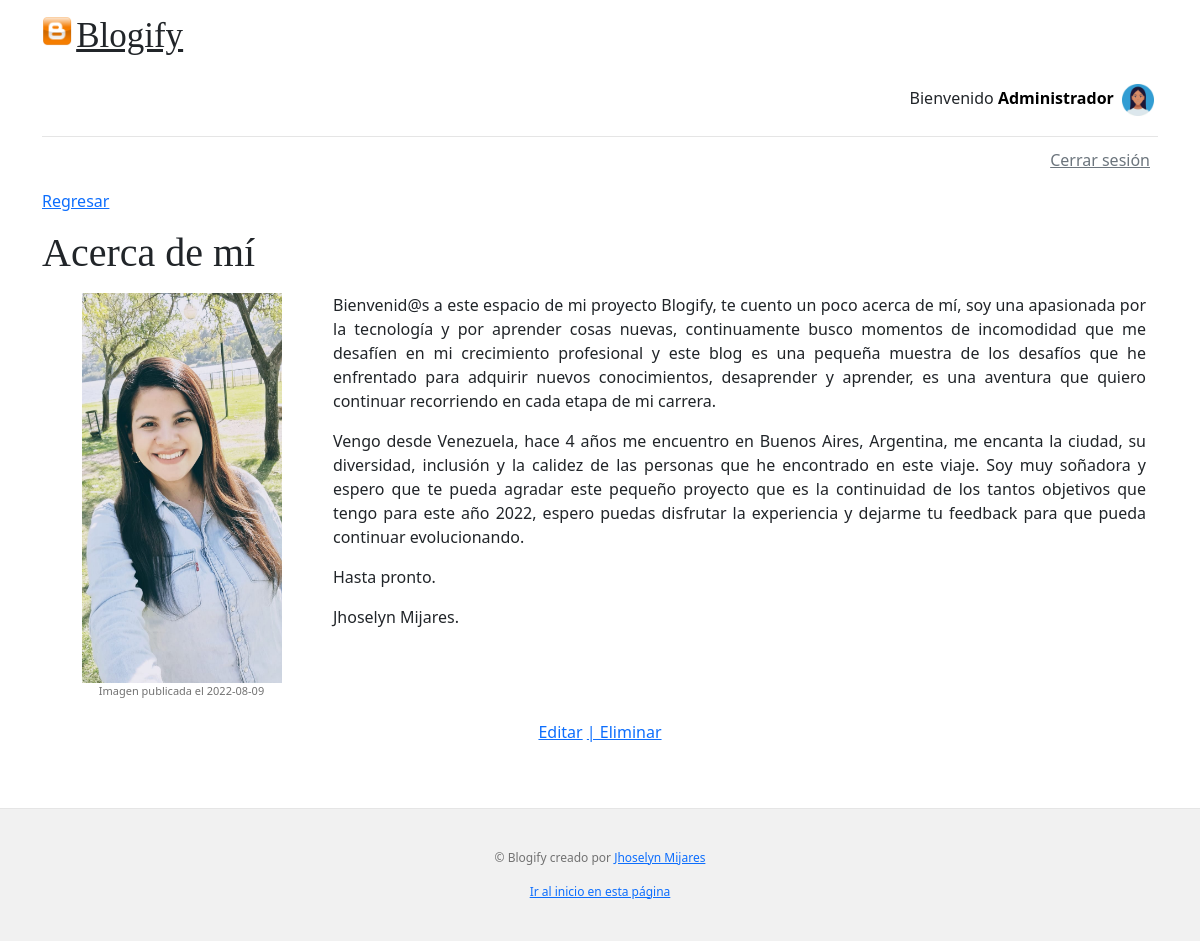
Page /blogify/acerca-de-mi (signed in) on the committed database.
### accounts/models.py (models this page shows, shortened)
class Profile(models.Model):
    user = models.OneToOneField(User, on_delete=models.CASCADE, primary_key=True)
    description = models.CharField(max_length=400,null=True)
    image = models.ForeignKey(Image, on_delete=models.RESTRICT,blank=True,null=True)
    url_site = models.CharField(max_length=200,null=True)

### blogs/models.py (models this page shows, shortened)
class Image(models.Model):
    title = models.CharField(max_length=200)
    image = models.ImageField(upload_to='users/%Y/%m/%d/', blank=True)
    creation = models.DateTimeField(auto_now=True)

class Page(models.Model):
    title = models.CharField(max_length=200)
    content = RichTextField(blank=True)
    image = models.ForeignKey(Image, on_delete=models.RESTRICT,blank=True,null=True)

### blogify/views.py (the view)
# urls.py: path('blogify/acerca-de-mi', views.AboutMeListView.as_view(), name = "AboutMe"),
class AboutMeListView(ListView):
    model = Page
    template_name = "about_me.html"
    def get_context_data(self, **kwargs):
        context = super().get_context_data(**kwargs)
        set_user_context(self.request,context)
        context['pages'] = Page.objects.filter().order_by('-id')
        set_header_menu_comtext(context, False)
        return context

### blogify/views.py (called while the page is built)
def set_user_context(request, context):
    context["is_authenticated"] = request.user.is_authenticated
    if hasattr(request.user, 'first_name') and request.user.first_name != "":
        context["greeting"] = request.user.first_name
    else:
        context["greeting"] = request.user
    context["profile"] = Profile.objects.filter(user__username=request.user.username).first()

def set_header_menu_comtext(context, option):
    context["is_img"] = option
    context["is_show"] = option

### blogs/templates/about_me.html (shortened to what this page needs)
{% extends "base.html" %}
{% block content %}
<main class="container">
    <div class="row g-5">
        <div class="col-md-12">
            <a href="{% url 'Home' %}">Regresar</a>
            {% for page in pages %}
            <article class="blog-post">
                <h2 class="blog-post-title mb-1">{{page.title}}</h2>
                <div class="container text-center">
                    <div class="row">
                      <div class="col col-3">
                        {% if page.image.image is not None%}
                        <div>
                            <img src="/media/{{page.image.image}}" title="{{page.image.title}}" style="max-width: 200px;" />
                            <p class="blog-post-meta" style="width:100%;font-size: 11px;">
                                Imagen publicada el {{page.image.creation|date:'Y-m-d'}}
                            </p>
                        </div>
                        {% endif %}
                      </div>
                      <div class="col col-9" style="text-align: justify;">
                        {% autoescape off %}
                        {{page.content}}
                        {% endautoescape %}
                      </div>
                      <div>
                        {% if is_authenticated == True and user.username == "user.admin" %}
                        <a href="{% url 'AboutMeUpdate' page.id %}">Editar</a>
                        <a href="{% url 'AboutMeDelete' page.id %}">| Eliminar</a>
                        {% endif %}
                    </div>
                    </div>
                  </div>
            </article>
            {% endfor %}
        </div>
    </div>
</main>
{% endblock %}

### blogs/templates/header.html (shortened to what this page needs)
<div class="container">
    <header class="blog-header lh-1 py-3">
        <div class="row flex-nowrap justify-content-between align-items-center">
            <div class="col-12">
                <img class="mb-4" src="/media/blogify.png"  height="30">
                <a class="blog-header-logo text-dark" href="/" style="font-size: 35px;">Blogify</a>
                {% if is_authenticated == True %}
                <div style="margin-top:10px;text-align: right;">
                    Bienvenido
                    <a href="/accounts/profile/" class="no-link">
                        <b>{{greeting}}</b>
                        {% if profile is not None and profile.image is not None %}
                        <img src="/media/{{profile.image.image}}" width="40px"/>
                        {% endif %}
                    </a>
                </div>
                {% endif %}
            </div>
        </div>
    </header>
    <div class="nav-scroller py-1 mb-2">
        <nav class="nav d-flex justify-content-between" style="float:right">
            {% if is_authenticated == True%}
            <a class="p-2 link-secondary" href="/accounts/logout">Cerrar sesión</a>
            {% else %}
            <a class="p-2 link-secondary" href="/accounts/signup">Regístrate</a>
            <a class="p-2 link-secondary" href="/accounts/login">Iniciar sesión</a>
            {% endif %}
        </nav>
    </div>
</div>

### blogs/templates/base.html (style rules this page uses)
.blog-header { border-bottom: 1px solid #e5e5e5; }
.blog-header-logo { font-family: "Playfair Display", Georgia, "Times New Roman", serif ; font-size: 2.25rem; }
h1, h2, h3, h4, h5, h6 { font-family: "Playfair Display", Georgia, "Times New Roman", serif ; }
.blog-post { margin-bottom: 4rem; }
.blog-post-title { font-size: 2.5rem; }
.blog-post-meta { margin-bottom: 1.25rem; color: #727272; }
.nav-scroller { position: relative; z-index: 2; height: 2.75rem; overflow-y: hidden; }
.nav-scroller .nav { display: flex; flex-wrap: nowrap; padding-bottom: 1rem; margin-top: -1px; overflow-x: auto; text-align: center; white-space: nowrap; -webkit-overflow-scrolling: touch; }

### blogs/templates/header.html (style rules this page uses)
.no-link { text-decoration: none; color: black }

### rows in the picture
Profile: image.image (picture)
Page: title "Acerca de mí", image.image (picture), image.creation "2022-08-09", content "Bienvenid@s a este espacio de mi proyecto Blogify, te cuento un poco acerca de mí, soy una apasionada por la tecnología y por aprender cosas nuevas, continuamente busco momentos de incomodidad que me desafíen en mi crecimiento profesional y este blog es una pequeña muestra de los desafíos que he enfrentado para adquirir nuevos conocimientos, desaprender y aprender, es una aventura que quiero continuar recorriendo en cada etapa de mi carrera. Vengo desde Venezuela, hace 4 años me encuentro en Buenos Aires, Argentina, me encanta la ciudad, su diversidad, inclusión y la calidez de las personas que he encontrado en este viaje. Soy muy soñadora y espero que te pueda agradar este pequeño proyecto…"

### other values in the picture
{{ greeting }} "Administrador"
